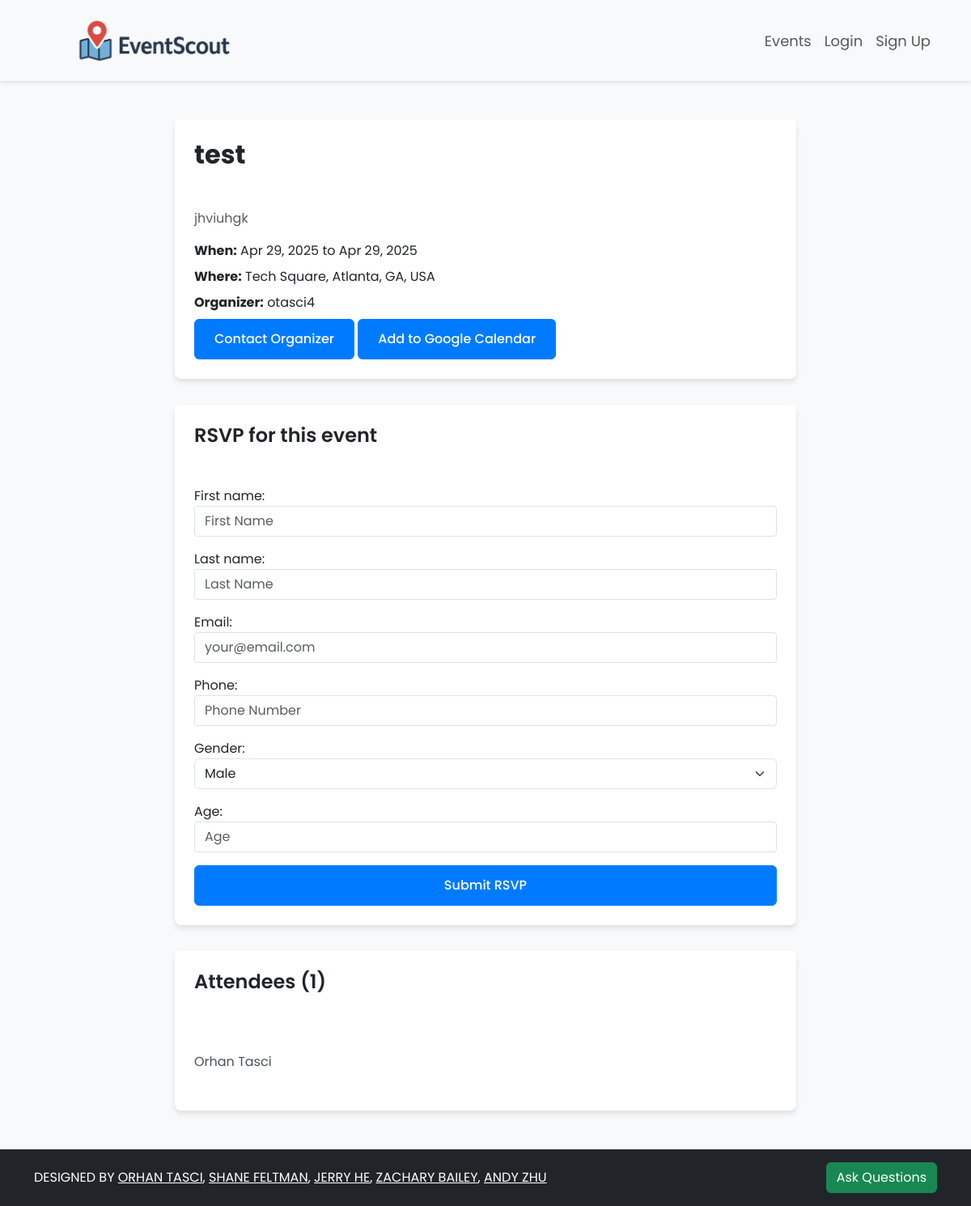
/events/detail/9/, run on the app's committed database.
### createEvents/models.py (models this page shows, shortened)
class Event(models.Model):
    title = models.CharField(max_length=200)
    description = models.TextField()
    location = models.CharField(max_length=255)
    latitude = models.DecimalField(
        max_digits=9,
        decimal_places=6,
        null=True,
        blank=True
    )
    longitude = models.DecimalField(
        max_digits=9,
        decimal_places=6,
        null=True,
        blank=True
    )
    start_time = models.DateTimeField()
    end_time = models.DateTimeField()
    organizer = models.CharField(max_length=255)
    org_email = models.EmailField(max_length=255, default="a@a.com")
    created_at = models.DateTimeField(auto_now_add=True)

class RSVP(models.Model):
    event = models.ForeignKey(Event, on_delete=models.CASCADE, related_name='rsvps')
    first_name = models.CharField(max_length=100)
    last_name = models.CharField(max_length=100)
    email = models.EmailField()
    phone = models.CharField(max_length=20)
    gender = models.CharField(max_length=100, choices = genderChoices, default = 'other')
    age = models.IntegerField(default = 18)
    created_at = models.DateTimeField(auto_now_add=True)

### createEvents/views.py (the view)
# urls.py: path('detail/<int:event_id>/', views.event_detail, name='events.event_detail'),
def event_detail(request, event_id):
    event = get_object_or_404(Event, pk=event_id)
    start = event.start_time.strftime("%Y%m%dT%H%M%SZ")
    end = event.end_time.strftime("%Y%m%dT%H%M%SZ")
    params = {
        'action': 'TEMPLATE',
        'text': event.title,
        'dates': f'{start}/{end}',
        'details': event.description,
        'location': event.location,
    }
    calendar_url = "https://www.google.com/calendar/render?" + urlencode(params)
    if request.method == 'POST':
        form = RSVPForm(request.POST)
        if form.is_valid():
            rsvp = form.save(commit=False)
            rsvp.event = event
            rsvp.save()
            return redirect('events.event_detail', event_id=event.id)
    else:
        form = RSVPForm()
    return render(request, 'createEvents/event_detail.html', {
        'event': event,
        'form': form,
        'rsvps': event.rsvps.all(),
        'calendar_url': calendar_url,
    })

### createEvents/forms.py (shortened to what this page needs)
class RSVPForm(forms.ModelForm):
    genderChoices = [
        ('male', 'Male'),
        ('female', 'Female'),
        ('other', 'Other'),
        ('do not wish to specify', 'Do not wish to specify')
    ]
    gender = forms.ChoiceField(choices=genderChoices, widget=forms.Select(attrs={
        'class': 'form-select'
    }))
    age = forms.IntegerField(widget=forms.NumberInput(attrs={
        'placeholder': 'Age',
        'min': 0,
        'class': 'form-control'
    }))
    class Meta:
        model = RSVP
        fields = ['first_name', 'last_name', 'email', 'phone', 'gender', 'age']
        widgets = {
            'first_name': forms.TextInput(attrs={'placeholder': 'First Name', 'class': 'form-control'}),
            'last_name': forms.TextInput(attrs={'placeholder': 'Last Name', 'class': 'form-control'}),
            'email': forms.EmailInput(attrs={'placeholder': 'your@email.com', 'class': 'form-control'}),
            'phone': forms.TextInput(attrs={'placeholder': 'Phone Number', 'class': 'form-control'}),
        }

### createEvents/templates/createEvents/event_detail.html (shortened to what this page needs)
{% extends 'base.html' %}
{% load static %}
{% block head %}
    <link rel="stylesheet" href="{% static 'css/styles.css' %}">
{% endblock %}
{% block content %}
    <div class="event-container">
        <div class="card">
            <div class="card-header">
                <h1 class="mb-0 fs-2 fw-bold text-dark">{{ event.title }}</h1>
            </div>
            <div class="card-body">
                <p class="text-muted mb-3">{{ event.description }}</p>
                <p class="mb-2"><strong>When:</strong> {{ event.start_time|date:"M d, Y" }} to {{ event.end_time|date:"M d, Y" }}</p>
                <p class="mb-2"><strong>Where:</strong> {{ event.location }}</p>
                <p class="mb-0"><strong>Organizer:</strong> {{ event.organizer }}</p>
                <a href="mailto:{{ event.org_email}}" target="_blank" class="mt-2 btn btn-primary">Contact Organizer</a>
                <a href="{{ calendar_url }}" target="_blank" class="btn btn-primary mt-2">Add to Google Calendar</a>
            </div>
        </div>
        <div class="card">
            <div class="card-header">
                <h2 class="mb-0 fs-4 fw-semibold text-dark">RSVP for this event</h2>
            </div>
            <div class="card-body">
                <form method="post">
                    {{ form.as_p }}
                    <button type="submit" class="btn btn-primary w-100">Submit RSVP</button>
                </form>
            </div>
        </div>
        <div class="card">
            <div class="card-header">
                <h2 class="mb-0 fs-4 fw-semibold text-dark">Attendees ({{ rsvps.count }})</h2>
            </div>
            <div class="card-body">
                {% if rsvps %}
                    <ul class="attendees-list">
                        {% for rsvp in rsvps %}
                            <li>{{ rsvp.first_name }} {{ rsvp.last_name }}</li>
                        {% endfor %}
                    </ul>
                {% else %}
                    <p class="text-muted">No attendees yet.</p>
                {% endif %}
            </div>
        </div>
    </div>
{% endblock %}

### eventscout/static/css/styles.css (style rules this page uses)
body { margin: 0; font-family: 'Poppins', sans-serif; background-color: #f8f9fa; }

### createEvents/templates/createEvents/event_detail.html (style rules this page uses)
.event-container { max-width: 800px; margin: 3rem auto; padding: 0 1rem; }
.card { border: none; border-radius: 0.5rem; box-shadow: 0 4px 6px rgba(0, 0, 0, 0.1); margin-bottom: 2rem; }
.card-header { background-color: #ffffff; border-bottom: none; padding: 1.5rem; }
.card-body { padding: 1.5rem; }
.btn-primary { background-color: #007bff; border-color: #007bff; padding: 0.75rem 1.5rem; font-weight: 500; transition: all 0.2s ease; }
.form-control { border-radius: 0.25rem; transition: all 0.2s ease; }
.attendees-list { list-style: none; padding: 0; margin-top: 1rem; }
.attendees-list li { padding: 0.5rem 0; color: #495057; }

### data on the page
Event: title "test", description "jhviuhgk", start_time "Apr 29, 2025", end_time "Apr 29, 2025", location "Tech Square, Atlanta, GA, USA", organizer "otasci4", count "1"
RSVP: first_name "Orhan", last_name "Tasci"
